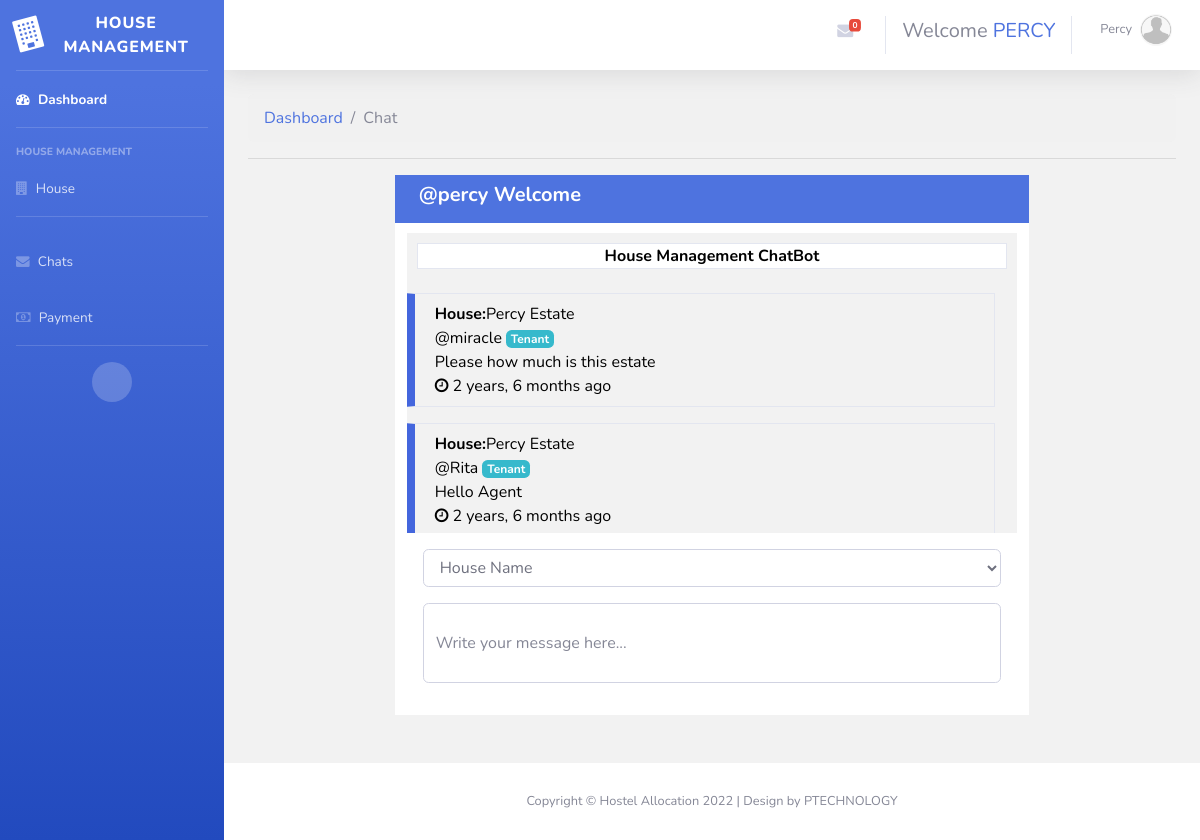
/chat/message/ (signed in), run on the app's committed database.
### account/models.py (models this page shows, shortened)
class User(AbstractUser):
	GENDER_CHOICES = [
		('M','Male'),
		('F','Female')
	]
	USER_CHOICES = [
		('A','Agent'),
		('T','Tenant')
	]
	name = models.CharField(max_length=255)
	gender = models.CharField(choices=GENDER_CHOICES,max_length=2)
	usertype = models.CharField(choices=USER_CHOICES,max_length=2)
	is_tenant= models.BooleanField(default=False)
	is_agent= models.BooleanField(default=False)
	phone_num = models.IntegerField(null=True)
	avatar= models.ImageField(upload_to='account/images/',default='../static/images/avatar.png')

### Chat/models.py (models this page shows, shortened)
class Message(models.Model):
	user  = models.ForeignKey(User,on_delete=models.CASCADE,related_name='user', null=True)
	agent = models.ForeignKey(User,on_delete=models.CASCADE,related_name='agent',null=True)
	house = models.CharField(max_length=255)
	message = models.TextField()
	message_created = models.DateTimeField(auto_now_add=True)
	message_updated = models.DateTimeField(auto_now=True)
	viewed = models.BooleanField(default=False)

### Chat/views.py (the view, shortened to what this page needs)
# urls.py: url(r'^chat/message/$',views.tenantMessage,name="tenant_message"),
@login_required(login_url='account:login')
def tenantMessage(request):
	messages=None
	houses = models.House.objects.filter(user_message__user=request.user)
	for house in houses:
		messages= house.user_message.filter(viewed=False)
	chats = None
	house = models.House.objects.filter(user_message__user=request.user)
	for house in house:
		chats= house.user_message.all()
	houses = models.House.objects.all()
	context={'houses':houses,'chats':chats,'messages':messages}
	return render(request,'Chat/message.html',context)

### Chat/templates/Chat/message.html (shortened to what this page needs)
{% extends 'Dashboard/base.html' %}
{% load crispy_forms_tags %}
{% block content %}
<nav aria-label="Page breadcrumb">
    <ol class="breadcrumb" style="background-color: #f1f1f1;">
        <li class="breadcrumb-item"><a href="{% url 'Agent:dashboard' %}">Dashboard</a></li>
        <li class="breadcrumb-item active" aria-current="page">Chat</li>
    </ol>
</nav>
<hr>
<div class="row">
	<div class="col-md-2">
	</div>
	<div class="col-md-8">
		<div class="row bg-primary">
			<h5 class="py-2 text-white ml-4 font-weight-bolder">@{{request.user.username}} Welcome</h5>
			<div class="col-md-12 bg-white">
				<div class="message">
					<p class="font-weight-bolder border text-center bg-white">House Management ChatBot</p>
					{% for message in chats %}
							<div class="row float-left my-2 border w-100 p-2 chat">
								<div class="col-md-12">
											<b>House:</b>{{ message.house }}
										</div>
								<div class="col-md-12">
									{% if message.user.usertype == 'T' %}
										@{{message.user.username}} <span class="badge badge-info">Tenant</span>
									{% else %}
										{% if message.user.usertype == 'A' %}
											@{{message.user.username}} <span class="badge badge-info">Agent</span>
										{% endif %}
									{% endif %}
									<div class="row">
										<div class="col-md-12">
												{{ message.message }}
										</div>
										<div class="col-md-12">
											<span class="fa fa-clock-o"></span> {{ message.message_created|timesince }} ago
										</div>
									</div>
								</div>
							</div>
					{% endfor %}
				</div>
				<form action="" method="POST" class="bg-white p-3">
					{% if house != 'agent' %}
					<div class="form-group">
						<select class="form-control" name="house">
							<option class="House Name">House Name</option>
						</select>
					</div>
					{% endif %}
					{% if house == 'agent' %}
					<div class="form-group">
						<input type="text" name="message" class="form-control" style="height:80px" placeholder="Reply message here...">
					</div>
					{% else %}
						{% if house != 'agent' %}
						<div class="form-group">
							<input type="text" name="message" class="form-control" style="height:80px" placeholder="Write your message here...">
						</div>
						{% endif %}
					{% endif %}
				</form>
			</div>
		</div>
	</div>
	<div class="col-md-2">
	</div>
</div>
{% endblock %}

### templates/Dashboard/base.html (shortened to what this page needs)
{% load static %}
<!DOCTYPE html>
<html lang="en">
<head>
    <link href="{% static 'font-awesome-4.7.0/css/font-awesome.min.css' %}" rel="stylesheet" type="text/css">
    <link href="{% static 'css/sb-admin-2.min.css' %}" rel="stylesheet">
</head>
<body id="page-top">
    <div id="wrapper">
       {% include 'Dashboard/includes/_sidebar.html' %}
        <div id="content-wrapper" class="d-flex flex-column" style="background-color:#f2f2f2 !important">
            <div id="content">
                {% include 'Dashboard/includes/_topbar.html' %}
                <div class="container-fluid " style="background-color:#f2f2f2">
                    {% block content %}
                    {% endblock %}
                </div>
            </div>
                {% include 'Dashboard/includes/_footer.html' %}
        </div>
    </div>
</body>
</html>

### templates/Dashboard/includes/_sidebar.html (shortened to what this page needs)
        <ul class="navbar-nav bg-gradient-primary sidebar sidebar-dark accordion bg-primary" id="accordionSidebar" >
            <a class="sidebar-brand d-flex align-items-center justify-content-center" href="">
                <div class="sidebar-brand-icon rotate-n-15">
                    <i class="fa fa-building"></i>
                </div>
                <div class="sidebar-brand-text mx-3">House Management</div>
            </a>
            <hr class="sidebar-divider my-0">
            {% if request.user.usertype == 'T' %}
            <li class="nav-item active">
                <a class="nav-link" href="{% url 'Tenant:dashboard' %}">
                    <i class="fa fa-tachometer" aria-hidden="true"></i>
                    <span>Dashboard</span></a>
            </li>
            <hr class="sidebar-divider">
            <div class="sidebar-heading">
                House Management
            </div>
            <li class="nav-item">
                <a class="nav-link collapsed" href="#" data-toggle="collapse" data-target="#hostel"
                    aria-expanded="true" aria-controls="hostel">
                    <i class="fa fa-building" aria-hidden="true"></i>
                    <span>House</span>
                </a>
                <div id="hostel" class="collapse" aria-labelledby="hostel" data-parent="#accordionSidebar">
                    <div class="bg-white py-2 collapse-inner rounded">
                        <h6 class="collapse-header">House Allocation</h6>
                        <a class="collapse-item" href="{% url 'Tenant:all_house' %}">See Available House</a>
                    </div>
                </div>
            </li>
            <hr class="sidebar-divider">
             <li class="nav-item ">
                <a class="nav-link" href="{% url 'Chat:tenant_message' %}">
                    <i class="fa fa-envelope" aria-hidden="true"></i>
                    <span>Chat</span></a>
            </li>
            <li class="nav-item ">
                <a class="nav-link" href="{% url 'Chat:all_tenant_message' %}">
                    <i class="fa fa-envelope" aria-hidden="true"></i>
                    <span> All Chat</span></a>
            </li>
            <hr class="sidebar-divider">
             <li class="nav-item ">
                <a class="nav-link" href="">
                    <i class="fa fa-file" aria-hidden="true"></i>
                    <span>View Booked House</span></a>
            </li>
            {% else %}
                {% if request.user.usertype == 'A' %}
                    <li class="nav-item active">
                        <a class="nav-link" href="{% url 'Agent:dashboard' %}">
                            <i class="fa fa-tachometer" aria-hidden="true"></i>
                            <span>Dashboard</span></a>
                    </li>
                    <hr class="sidebar-divider">
                    <div class="sidebar-heading">
                        House Management
                    </div>
                    <li class="nav-item">
                        <a class="nav-link collapsed" href="#" data-toggle="collapse" data-target="#hostel"
                            aria-expanded="true" aria-controls="hostel">
                            <i class="fa fa-building" aria-hidden="true"></i>
                            <span>House</span>
                        </a>
                    </li>
                    <hr class="sidebar-divider">
                     <li class="nav-item ">
                        <a class="nav-link" href="{% url 'Chat:all_agent_message' %}">
                            <i class="fa fa-envelope" aria-hidden="true"></i>
                            <span>Chats</span></a>
                    </li>
                    <li class="nav-item ">
                        <a class="nav-link" href="{% url 'Agent:initiate_payment' %}">
                            <i class="fa fa-money" aria-hidden="true"></i>
                            <span>Payment</span></a>
                    </li>
                {% endif %}
            {% endif %}
            <hr class="sidebar-divider d-none d-md-block">
            <div class="text-center d-none d-md-inline">
                <button class="rounded-circle border-0" id="sidebarToggle"></button>
            </div>
        </ul>

### templates/Dashboard/includes/_topbar.html (shortened to what this page needs)
                <nav class="navbar navbar-expand navbar-light bg-white topbar mb-4 static-top shadow">
                    <ul class="navbar-nav ml-auto">
                        {% if request.user.usertype == 'A' %}
                        <li class="nav-item dropdown no-arrow mx-1">
                            <a class="nav-link dropdown-toggle" href="#" id="messagesDropdown" role="button"
                                data-toggle="dropdown" aria-haspopup="true" aria-expanded="false">
                                <i class="fa fa-envelope "></i>
                                <span class="badge badge-danger badge-counter">{{messages.all.count}}</span>
                            </a>
                        </li>
                        {% endif %}
                        <li class="nav-item my-4 ">
                            <h5 class=" align-self-end">Welcome <span class="text-primary text-uppercase">{{user.username}}</span></h5>
                        </li>
                        <li class="nav-item dropdown no-arrow">
                            {% if user.is_authenticated %}
                            <a class="nav-link dropdown-toggle" href="#" id="userDropdown" role="button"
                                data-toggle="dropdown" aria-haspopup="true" aria-expanded="false">
                                <span class="mr-2 d-none d-lg-inline text-gray-600 small text-capitalize">{{user.username}}</span>
                                <img class="img-profile rounded-circle"
                                    src="{{user.avatar.url}}">
                            </a>
                            {% endif %}
                        </li>
                    </ul>
                </nav>

### templates/Dashboard/includes/_footer.html
<footer class="sticky-footer bg-white mt-5 ">
                <div class="container my-auto">
                    <div class="copyright text-center my-auto">
                        <span>Copyright &copy; Hostel Allocation 2022 | Design by PTECHNOLOGY </span>
                    </div>
                </div>
</footer>

### Chat/templates/Chat/message.html (style rules this page uses)
.message { width: 100%; height: 300px !important; background-color: #f2f2f2; color: #000; padding: 10px; margin-top: 10px; overflow: auto; }
.chat { border-left: 10px solid #46d !important; }

### data on the page
User: username "PERCY", username "Percy", avatar (placeholder picture), user.username "percy"
Message: house "Percy Estate", user.username "miracle", message "Please how much is this estate", message_created "2 years, 6 months"
Message: house "Percy Estate", user.username "Rita", message "Hello Agent", message_created "2 years, 6 months"

### other printed values
{{ messages.all.count }} "0"
